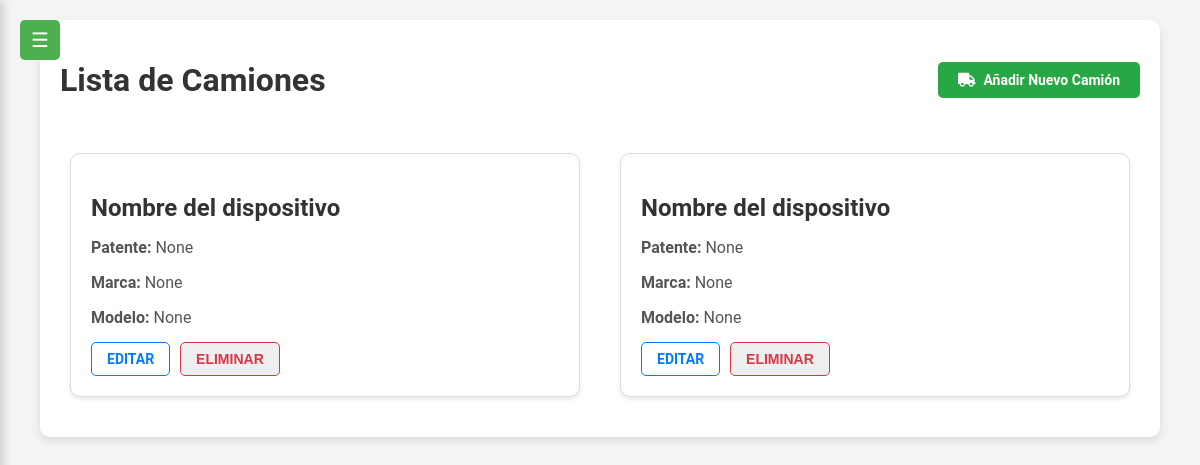
The app's page /camiones/camiones/, older data.
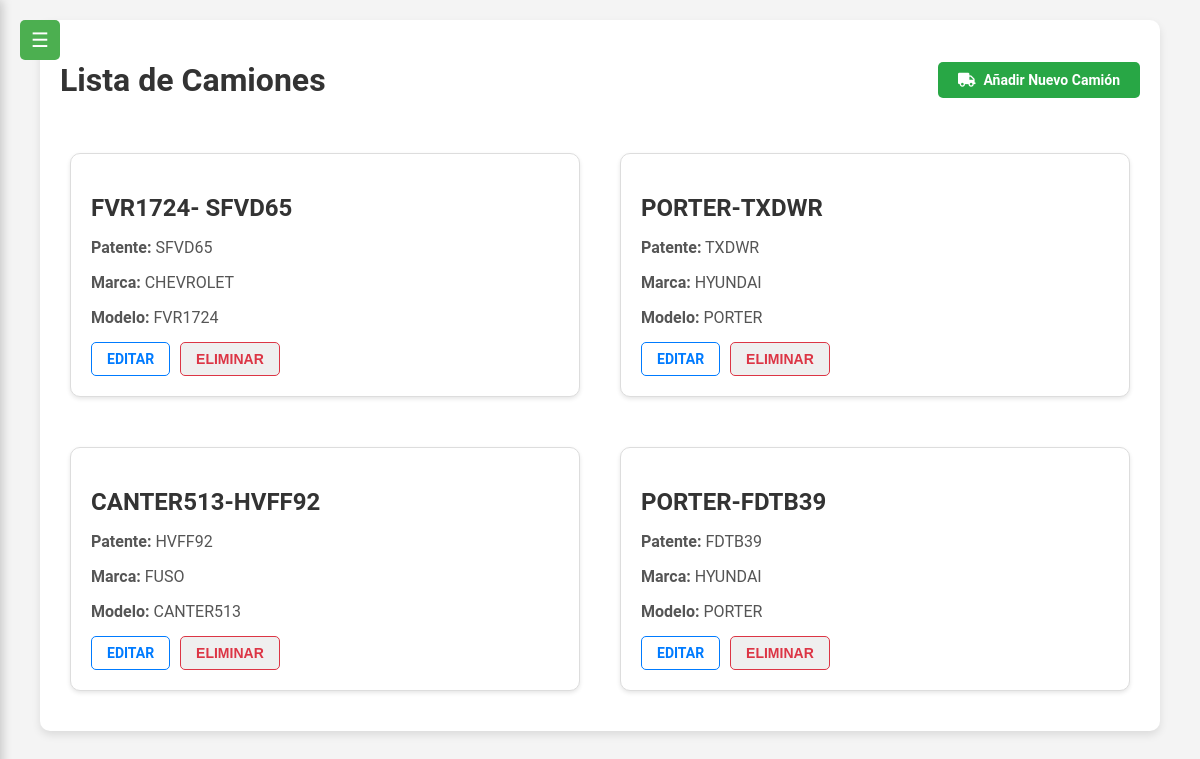
The same page, newer data.
### camiones/models.py (models this page shows, shortened)
class Camion(models.Model):
    nombre = models.CharField(max_length=100)
    patente = models.CharField(max_length=20, null=True, blank=True)
    marca = models.CharField(max_length=100, null=True, blank=True)
    modelo = models.CharField(max_length=100, null=True, blank=True)
    año = models.IntegerField(null=True, blank=True)
    color = models.CharField(max_length=50, null=True, blank=True)
    latitud = models.FloatField(null=True)
    longitud = models.FloatField(null=True)
    ultima_actualizacion = models.DateTimeField(auto_now=True)
    choferes_asignados = models.ManyToManyField(User, through='AsignacionChofer')

### camiones/views.py (the view)
# urls.py: path('camiones/', views.camiones_list, name='camiones_list'),
def camiones_list(request):
    camiones = Camion.objects.all()
    return render(request, 'camiones_list.html', {'camiones': camiones})

### camiones/templates/camiones_list.html (shortened to what this page needs)
{% load static %}
<!DOCTYPE html>
<html lang="es">
<head>
    <link rel="stylesheet" href="{% static 'css/styles.css' %}">
    <link rel="stylesheet" href="{% static 'css/messages.css' %}">
    <link rel="stylesheet" href="{% static 'css/monitoreo.css' %}">
    <link rel="stylesheet" href="https://cdnjs.cloudflare.com/ajax/libs/font-awesome/5.15.4/css/all.min.css">
</head>
<body>
    <button id="menu-toggle">☰</button>
    <div class="container">
    <div class="d-flex justify-content-between align-items-center mb-4">
        <h1 class="my-4">Lista de Camiones</h1>
        <a href="{% url 'camion_create' %}" class="btn btn-add">
            <i class="fas fa-truck"></i> Añadir Nuevo Camión
        </a>
    </div>
    <div class="card-container">
        {% for camion in camiones %}
        <div class="card">
            <h2 class="card-title">{{ camion.nombre }}</h2>
            <p class="card-text"><strong>Patente:</strong> {{ camion.patente }}</p>
            <p class="card-text"><strong>Marca:</strong> {{ camion.marca }}</p>
            <p class="card-text"><strong>Modelo:</strong> {{ camion.modelo }}</p>
            <div class="card-actions">
                <a href="{% url 'camion_update' camion.id %}" class="btn btn-outline-primary">Editar</a>
                <form action="{% url 'camion_delete' camion.id %}" method="POST" class="form-delete">
                    <button type="submit" class="btn btn-outline-danger">Eliminar</button>
                </form>
            </div>
        </div>
        {% endfor %}
    </div>
</div>
</body>
</html>

Row changes from the older to the newer data that the page shows:
removed Camion: nombre "Nombre del dispositivo", patente "None", marca "None", modelo "None"
removed Camion: nombre "Nombre del dispositivo", patente "None", marca "None", modelo "None"
added Camion: nombre "FVR1724- SFVD65", patente "SFVD65", marca "CHEVROLET", modelo "FVR1724"
added Camion: nombre "PORTER-TXDWR", patente "TXDWR", marca "HYUNDAI", modelo "PORTER"
added Camion: nombre "CANTER513-HVFF92", patente "HVFF92", marca "FUSO", modelo "CANTER513"
added Camion: nombre "PORTER-FDTB39", patente "FDTB39", marca "HYUNDAI", modelo "PORTER"
